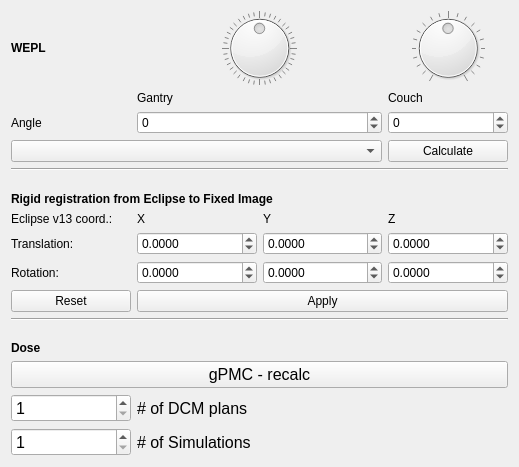
          <widget class="QWidget" name="page_3">
           <property name="geometry">
            <rect>
             <x>0</x>
             <y>0</y>
             <width>519</width>
             <height>467</height>
            </rect>
           </property>
           <attribute name="label">
            <string>WEPL and Dose recalculation</string>
           </attribute>
           <layout class="QGridLayout" name="gridLayout_4">
            <item row="21" column="0" colspan="4">
             <widget class="QPushButton" name="pushButton_recalcDose">
              <property name="font">
               <font>
                <pointsize>12</pointsize>
               </font>
              </property>
              <property name="text">
               <string>gPMC - recalc</string>
              </property>
             </widget>
            </item>
            <item row="2" column="1" colspan="2">
             <widget class="QLabel" name="label_14">
              <property name="text">
               <string>Gantry</string>
              </property>
             </widget>
            </item>
            <item row="17" column="0" colspan="4">
             <widget class="Line" name="line_6">
              <property name="orientation">
               <enum>Qt::Horizontal</enum>
              </property>
             </widget>
            </item>
            <item row="19" column="0" rowspan="2">
             <widget class="QLabel" name="label_9">
              <property name="font">
               <font>
                <weight>75</weight>
                <bold>true</bold>
               </font>
              </property>
              <property name="text">
               <string>Dose</string>
              </property>
             </widget>
            </item>
            <item row="13" column="1">
             <widget class="QLabel" name="label_57">
              <property name="text">
               <string>X</string>
              </property>
             </widget>
            </item>
            <item row="23" column="0">
             <widget class="QSpinBox" name="spinBox_Nsims">
              <property name="font">
               <font>
                <pointsize>12</pointsize>
               </font>
              </property>
              <property name="minimum">
               <number>1</number>
              </property>
             </widget>
            </item>
            <item row="10" column="0" colspan="4">
             <widget class="Line" name="line">
              <property name="minimumSize">
               <size>
                <width>0</width>
                <height>0</height>
               </size>
              </property>
              <property name="orientation">
               <enum>Qt::Horizontal</enum>
              </property>
             </widget>
            </item>
            <item row="18" column="0">
             <spacer name="verticalSpacer_6">
              <property name="orientation">
               <enum>Qt::Vertical</enum>
              </property>
              <property name="sizeHint" stdset="0">
               <size>
                <width>20</width>
                <height>40</height>
               </size>
              </property>
             </spacer>
            </item>
            <item row="13" column="0">
             <widget class="QLabel" name="label_54">
              <property name="text">
               <string>Eclipse v13 coord.:</string>
              </property>
             </widget>
            </item>
            <item row="13" column="3">
             <widget class="QLabel" name="label_59">
              <property name="text">
               <string>Z</string>
              </property>
             </widget>
            </item>
            <item row="15" column="3">
             <widget class="QDoubleSpinBox" name="doubleSpinBox_EclRotZ">
              <property name="decimals">
               <number>4</number>
              </property>
              <property name="minimum">
               <double>-1000.000000000000000</double>
              </property>
              <property name="maximum">
               <double>1000.000000000000000</double>
              </property>
              <property name="singleStep">
               <double>0.100000000000000</double>
              </property>
             </widget>
            </item>
            <item row="23" column="1" colspan="3">
             <widget class="QLabel" name="label_2">
              <property name="font">
               <font>
                <pointsize>12</pointsize>
               </font>
              </property>
              <property name="text">
               <string># of Simulations</string>
              </property>
             </widget>
            </item>
            <item row="13" column="2">
             <widget class="QLabel" name="label_58">
              <property name="text">
               <string>Y</string>
              </property>
             </widget>
            </item>
            <item row="4" column="3">
             <widget class="QSpinBox" name="spinBox_CouchAngle">
              <property name="minimum">
               <number>-90</number>
              </property>
              <property name="maximum">
               <number>90</number>
              </property>
             </widget>
            </item>
            <item row="1" column="1" colspan="2">
             <widget class="QDial" name="dial_GantryAngle">
              <property name="minimum">
               <number>-180</number>
              </property>
              <property name="maximum">
               <number>180</number>
              </property>
              <property name="wrapping">
               <bool>true</bool>
              </property>
              <property name="notchTarget">
               <double>8.699999999999999</double>
              </property>
              <property name="notchesVisible">
               <bool>true</bool>
              </property>
             </widget>
            </item>
            <item row="2" column="3">
             <widget class="QLabel" name="label_15">
              <property name="text">
               <string>Couch</string>
              </property>
             </widget>
            </item>
            <item row="1" column="0">
             <widget class="QLabel" name="label_10">
              <property name="font">
               <font>
                <weight>75</weight>
                <bold>true</bold>
               </font>
              </property>
              <property name="text">
               <string>WEPL</string>
              </property>
             </widget>
            </item>
            <item row="22" column="1" colspan="3">
             <widget class="QLabel" name="label_3">
              <property name="font">
               <font>
                <pointsize>12</pointsize>
               </font>
              </property>
              <property name="text">
               <string># of DCM plans</string>
              </property>
             </widget>
            </item>
            <item row="16" column="0">
             <widget class="QPushButton" name="pushButton_ResetEclReg">
              <property name="text">
               <string>Reset</string>
              </property>
             </widget>
            </item>
            <item row="15" column="1">
             <widget class="QDoubleSpinBox" name="doubleSpinBox_EclRotX">
              <property name="decimals">
               <number>4</number>
              </property>
              <property name="minimum">
               <double>-1000.000000000000000</double>
              </property>
              <property name="maximum">
               <double>1000.000000000000000</double>
              </property>
              <property name="singleStep">
               <double>0.100000000000000</double>
              </property>
             </widget>
            </item>
            <item row="4" column="1" colspan="2">
             <widget class="QSpinBox" name="spinBox_GantryAngle">
              <property name="minimum">
               <number>-180</number>
              </property>
              <property name="maximum">
               <number>180</number>
              </property>
             </widget>
            </item>
            <item row="14" column="3">
             <widget class="QDoubleSpinBox" name="doubleSpinBox_EclTrlZ">
              <property name="decimals">
               <number>4</number>
              </property>
              <property name="minimum">
               <double>-1000.000000000000000</double>
              </property>
              <property name="maximum">
               <double>1000.000000000000000</double>
              </property>
              <property name="singleStep">
               <double>0.100000000000000</double>
              </property>
             </widget>
            </item>
            <item row="14" column="2">
             <widget class="QDoubleSpinBox" name="doubleSpinBox_EclTrlY">
              <property name="decimals">
               <number>4</number>
              </property>
              <property name="minimum">
               <double>-1000.000000000000000</double>
              </property>
              <property name="maximum">
               <double>1000.000000000000000</double>
              </property>
              <property name="singleStep">
               <double>0.100000000000000</double>
              </property>
             </widget>
            </item>
            <item row="15" column="0">
             <widget class="QLabel" name="label_56">
              <property name="text">
               <string>Rotation:</string>
              </property>
             </widget>
            </item>
            <item row="16" column="1" colspan="3">
             <widget class="QPushButton" name="pushButton_DoEclReg">
              <property name="text">
               <string>Apply</string>
              </property>
             </widget>
            </item>
            <item row="14" column="1">
             <widget class="QDoubleSpinBox" name="doubleSpinBox_EclTrlX">
              <property name="decimals">
               <number>4</number>
              </property>
              <property name="minimum">
               <double>-1000.000000000000000</double>
              </property>
              <property name="maximum">
               <double>1000.000000000000000</double>
              </property>
              <property name="singleStep">
               <double>0.100000000000000</double>
              </property>
             </widget>
            </item>
            <item row="1" column="3">
             <widget class="QDial" name="dial_CouchAngle">
              <property name="minimum">
               <number>-90</number>
              </property>
              <property name="maximum">
               <number>90</number>
              </property>
              <property name="orientation">
               <enum>Qt::Horizontal</enum>
              </property>
              <property name="invertedAppearance">
               <bool>false</bool>
              </property>
              <property name="notchTarget">
               <double>8.699999999999999</double>
              </property>
              <property name="notchesVisible">
               <bool>true</bool>
              </property>
             </widget>
            </item>
            <item row="11" column="0">
             <spacer name="verticalSpacer_2">
              <property name="orientation">
               <enum>Qt::Vertical</enum>
              </property>
              <property name="sizeHint" stdset="0">
               <size>
                <width>20</width>
                <height>40</height>
               </size>
              </property>
             </spacer>
            </item>
            <item row="4" column="0">
             <widget class="QLabel" name="label_12">
              <property name="text">
               <string>Angle</string>
              </property>
             </widget>
            </item>
            <item row="9" column="3">
             <widget class="QPushButton" name="pushButton_VOIWEPL">
              <property name="text">
               <string>Calculate</string>
              </property>
             </widget>
            </item>
            <item row="14" column="0">
             <widget class="QLabel" name="label_53">
              <property name="text">
               <string>Translation:</string>
              </property>
             </widget>
            </item>
            <item row="22" column="0">
             <widget class="QSpinBox" name="spinBox_NdcmPlans">
              <property name="font">
               <font>
                <pointsize>12</pointsize>
               </font>
              </property>
              <property name="minimum">
               <number>1</number>
              </property>
             </widget>
            </item>
            <item row="15" column="2">
             <widget class="QDoubleSpinBox" name="doubleSpinBox_EclRotY">
              <property name="decimals">
               <number>4</number>
              </property>
              <property name="minimum">
               <double>-1000.000000000000000</double>
              </property>
              <property name="maximum">
               <double>1000.000000000000000</double>
              </property>
              <property name="singleStep">
               <double>0.100000000000000</double>
              </property>
             </widget>
            </item>
            <item row="9" column="0" colspan="3">
             <widget class="QComboBox" name="comboBox_VOI"/>
            </item>
            <item row="12" column="0" colspan="4">
             <widget class="QLabel" name="label_55">
              <property name="font">
               <font>
                <weight>75</weight>
                <bold>true</bold>
               </font>
              </property>
              <property name="text">
               <string>Rigid registration from Eclipse to Fixed Image</string>
              </property>
             </widget>
            </item>
           </layout>
          </widget>
